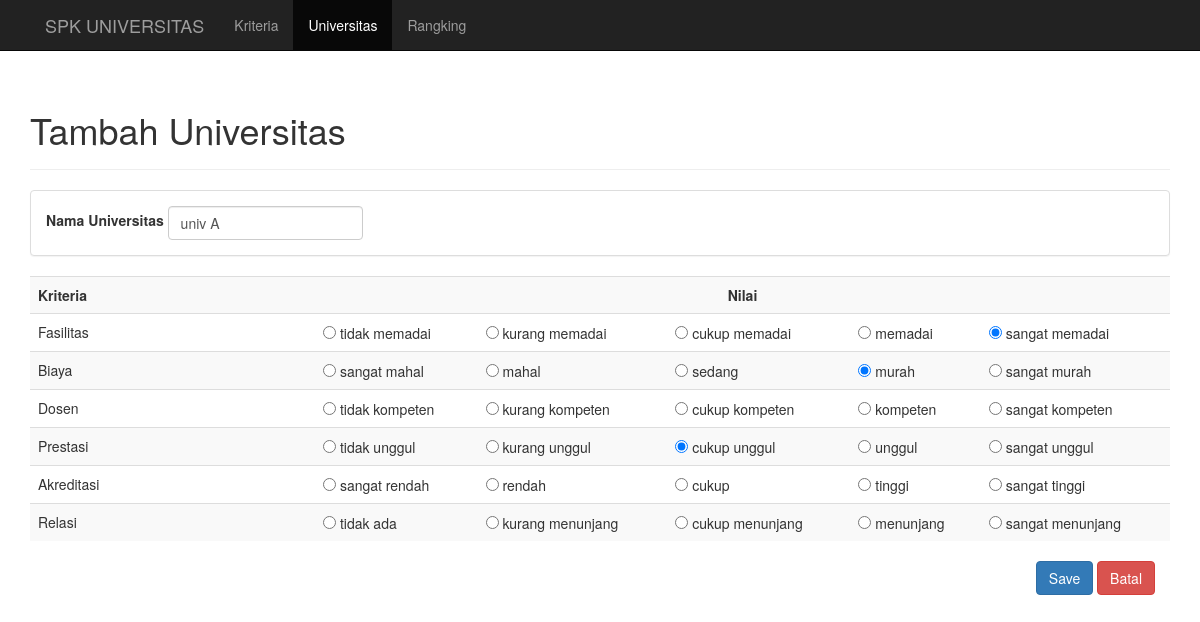
/universitas/tambah/4, run on the app's committed database.
### tables this page shows
CREATE TABLE `universitas` (
  `kdUniversitas` int(11) NOT NULL,
  `universitas` varchar(50) NOT NULL
);

CREATE TABLE `subkriteria` (
  `kdSubKriteria` int(11) NOT NULL,
  `subKriteria` varchar(50) NOT NULL,
  `value` int(11) NOT NULL,
  `kdKriteria` int(11) NOT NULL
);

CREATE TABLE `kriteria` (
  `kdKriteria` int(11) NOT NULL,
  `kriteria` varchar(100) NOT NULL,
  `sifat` char(1) NOT NULL,
  `bobot` int(3) NOT NULL
);

CREATE TABLE `nilai` (
  `kdUniversitas` int(11) NOT NULL,
  `kdKriteria` int(11) NOT NULL,
  `nilai` int(11) NOT NULL
);

### application/helpers/General_helper.php (called while the page is built, shortened)
<?php
if (!function_exists('loadPage')) {
    function loadPage($view, $vars=array()){
        $data['view'] = $view;
        $data['data'] = $vars;
        $CI = &get_instance();
        return $CI->load->view('layouts/layout', $data);
    }
}

### application/controllers/Universitas.php (called while the page is built, shortened)
<?php
class Universitas extends MY_Controller
{
    public function tambah($id = null)
    {
        if ($id == null) {
            if (count($_POST)) {
                $this->form_validation->set_rules('universitas', '', 'trim|required');
                if ($this->form_validation->run() == false) {
                    $errors = $this->form_validation->error_array();
                    $this->session->set_flashdata('errors', $errors);
                    redirect(current_url());
                } else {
                    $universitas = $this->input->post('universitas');
                    $nilai = $this->input->post('nilai');
                    $this->MUniversitas->universitas = $universitas;
                    if ($this->MUniversitas->insert() == true) {
                        $success = false;
                        $kdUniversitas = $this->MUniversitas->getLastID()->kdUniversitas;
                        foreach ($nilai as $item => $value) {
                            $this->MNilai->kdUniversitas = $kdUniversitas;
                            $this->MNilai->kdKriteria = $item;
                            $this->MNilai->nilai = $value;
                            if ($this->MNilai->insert()) {
                                $success = true;
                            }
                        }
                        if ($success == true) {
                            $this->session->set_flashdata('message', 'Berhasil menambah data :)');
                            redirect('universitas');
                        } else {
                            echo 'gagal';
                        }
                    }
                }
            }else{
                $data['dataView'] = $this->getDataInsert();
                loadPage('universitas/tambah', $data);
            }
        }else{
            $data['dataView'] = $this->getDataInsert();
            $data['nilaiUniversitas'] = $this->MNilai->getNilaiByUniveristas($id);
            loadPage('universitas/tambah', $data);
        }
    }
    private function getDataInsert()
    {
        $dataView = array();
        $kriteria = $this->MKriteria->getAll();
        foreach ($kriteria as $item) {
            $this->MSubKriteria->kdKriteria = $item->kdKriteria;
            $dataView[$item->kdKriteria] = array(
                'nama' => $item->kriteria,
                'data' => $this->MSubKriteria->getById()
            );
        }
        return $dataView;
    }
}

### index.php (called while the page is built, shortened)
<?php
require_once BASEPATH.'core/CodeIgniter.php';

### application/models/MNilai.php (called while the page is built, shortened)
<?php
class MNilai extends CI_Model{
    public function getNilaiByUniveristas($id)
    {
        $query = $this->db->query(
            'select u.kdUniversitas, u.universitas, k.kdKriteria, n.nilai from universitas u, nilai n, kriteria k, subkriteria sk where u.kdUniversitas = n.kdUniversitas AND k.kdKriteria = n.kdKriteria and k.kdKriteria = sk.kdKriteria and u.kdUniversitas = '.$id.' GROUP by n.nilai '
        );
        if($query->num_rows() > 0){
            foreach ($query->result() as $row) {
                $nilai[] = $row;
            }
            return $nilai;
        }
    }
}

### application/models/MKriteria.php (called while the page is built, shortened)
<?php
class MKriteria extends CI_Model{
    private function getTable()
    {
        return 'kriteria';
    }
    public function getAll()
    {
        $query = $this->db->get($this->getTable());
        if($query->num_rows() > 0){
            foreach ( $query->result() as $row) {
                $kriterias[] = $row;
            }
            return $kriterias;
        }
    }
}

### application/models/MSubKriteria.php (called while the page is built, shortened)
<?php
class MSubKriteria extends CI_Model{
    public $kdKriteria;
    private function getTable()
    {
        return 'subkriteria';
    }
    public function getById()
    {
        $this->db->where('kdKriteria', $this->kdKriteria);
        $query = $this->db->get($this->getTable());
        if($query->num_rows() > 0){
            foreach ($query->result() as $row) {
                $subkriteria[] = $row;
            }
            return $subkriteria;
        }
    }
}

### application/views/universitas/tambah.php (the view, shortened to what this page needs)
<div class="page-header">
    <h1>Tambah Universitas</h1>
</div>
<div class="col-md-12">
    <?php echo form_open() ?>
    <div class="row">
        <div class="panel panel-default">
            <div class="panel-body">
                <div class="form-inline">
                    <div class="form-group">
                        <label for="universitas">Nama Universitas</label>
                        <input name="universitas" type="text" class="form-control" id="universitas"
                               value="<?php echo isset($nilaiUniversitas[0]->universitas) ? $nilaiUniversitas[0]->universitas : ''?>"
                               placeholder="nama universitas">
                    </div>
                </div>
            </div>
        </div>
        <div class="table-responsive">
            <table class="table table-striped">
                <tr>
                    <th class="col-md-3">Kriteria</th>
                    <th colspan="5" class="text-center col-md-9">Nilai</th>
                </tr>
                <?php
                foreach ($dataView as $item) {
                ?>
                <tr>
                    <td><?php echo $item['nama']; ?></td>
                    <?php
                    $no = 1;
                    foreach ($item['data'] as $dataItem) {
                        ?>
                        <td>
                            <input type="radio" name="nilai[<?php echo $dataItem->kdKriteria ?>]"
                                   value="<?php echo $dataItem->value ?>"
                                    <?php
                                    if(isset($nilaiUniversitas)){
                                        foreach ($nilaiUniversitas as $item => $value) {
                                            if($value->kdKriteria == $dataItem->kdKriteria){
                                                if($value->nilai ==  $dataItem->value){
                                                    ?>
                                                    checked="checked"
                                                    <?php
                                                }
                                            }
                                        }
                                    }else{
                                        if($no == 3){
                                            ?>
                                            checked="checked"
                                            <?php
                                        }
                                    }
                                    ?>
                            /> <?php echo $dataItem->subKriteria;
                            $no++;
                           ?>
                        </td>
                        <?php
                    }
                    echo '</tr>';
                    }
                    ?>
            </table>
        </div>
        <div class="pull-right">
            <div class="col-md-12">
                <button class="btn btn-primary" type="submit">Save</button>
                <a class="btn btn-danger" href="<?php site_url('universitas') ?>" role="button">Batal</a>
            </div>
        </div>
    </div>
    <?php echo form_close() ?>
</div>

### application/views/layouts/layout.php (style rules this page uses)
body { padding-top: 70px; }

### data on the page
universitas: universitas "univ A"
subkriteria: subKriteria "tidak memadai"
subkriteria: subKriteria "kurang memadai"
subkriteria: subKriteria "cukup memadai"
subkriteria: subKriteria "memadai"
subkriteria: subKriteria "sangat memadai"
kriteria: kdKriteria "☑"
subkriteria: subKriteria "sangat mahal"
subkriteria: subKriteria "mahal"
subkriteria: subKriteria "sedang"
subkriteria: subKriteria "murah"
kriteria: kdKriteria "☑"
subkriteria: subKriteria "sangat murah"
subkriteria: subKriteria "tidak kompeten"
subkriteria: subKriteria "kurang kompeten"
subkriteria: subKriteria "cukup kompeten"
subkriteria: subKriteria "kompeten"
subkriteria: subKriteria "sangat kompeten"
subkriteria: subKriteria "tidak unggul"
subkriteria: subKriteria "kurang unggul"
subkriteria: subKriteria "cukup unggul"
kriteria: kdKriteria "☑"
subkriteria: subKriteria "unggul"
subkriteria: subKriteria "sangat unggul"
subkriteria: subKriteria "sangat rendah"
subkriteria: subKriteria "rendah"
subkriteria: subKriteria "cukup"
subkriteria: subKriteria "tinggi"
subkriteria: subKriteria "sangat tinggi"
subkriteria: subKriteria "tidak ada"
subkriteria: subKriteria "kurang menunjang"
subkriteria: subKriteria "cukup menunjang"
subkriteria: subKriteria "menunjang"
subkriteria: subKriteria "sangat menunjang"

### other printed values
$item['nama'] "Fasilitas"
$item['nama'] "Biaya"
$item['nama'] "Dosen"
$item['nama'] "Prestasi"
$item['nama'] "Akreditasi"
$item['nama'] "Relasi"
